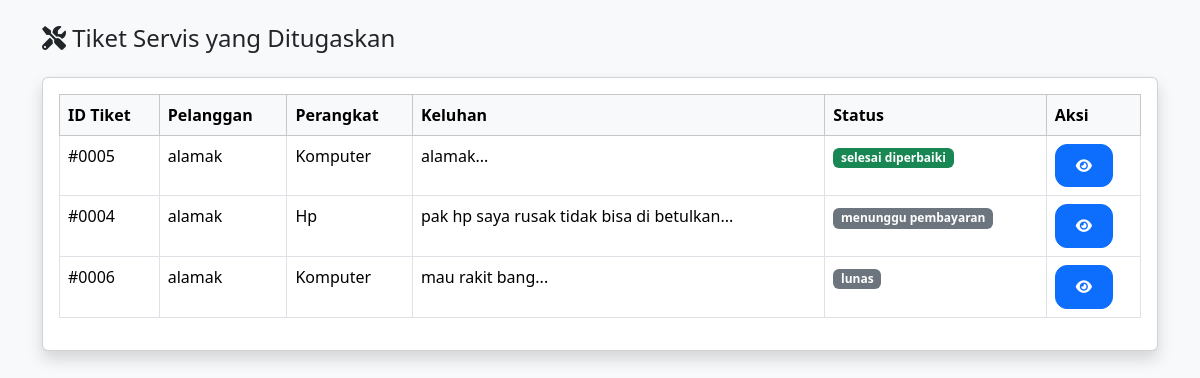
/teknisi/dashboard.php (signed in), run on an earlier commit of the app's database.
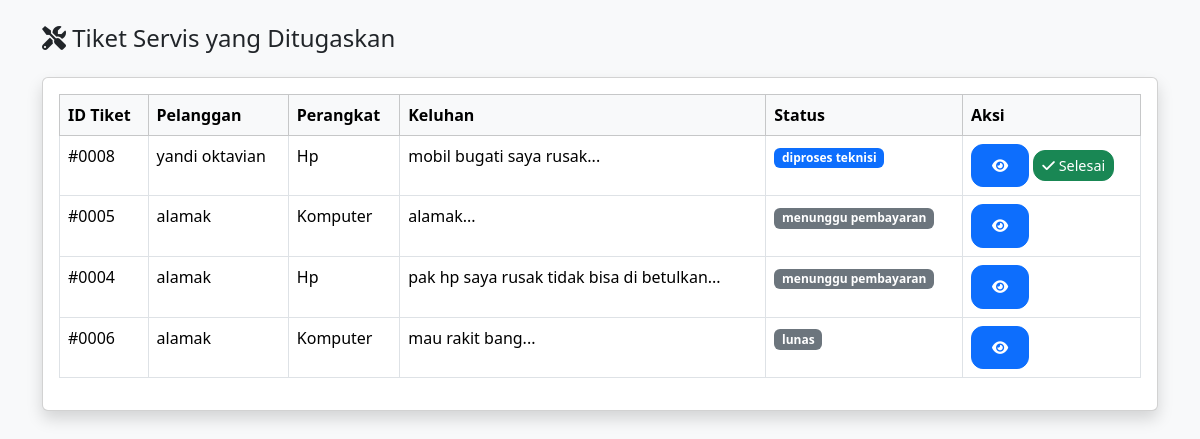
And on a later commit of the database.
### tables this page shows
CREATE TABLE `tiket_servis` (
  `id` int NOT NULL,
  `user_id` int NOT NULL,
  `device_type` enum('hp','laptop','komputer') NOT NULL,
  `keluhan` text NOT NULL,
  `status` enum('pending','dikonfirmasi_admin','diproses_teknisi','selesai_diperbaiki','menunggu_pembayaran','lunas','servis_dibatalkan') DEFAULT 'pending',
  `biaya_servis` decimal(10,2) DEFAULT '0.00',
  `keterangan_teknisi` text,
  `bukti_pembayaran` varchar(255) DEFAULT NULL,
  `tanggal_dibuat` datetime DEFAULT CURRENT_TIMESTAMP,
  `tanggal_selesai` datetime DEFAULT NULL,
  `teknisi_id` int DEFAULT NULL,
  `keterangan_admin` varchar(225) DEFAULT NULL
);

CREATE TABLE `users` (
  `id` int NOT NULL,
  `username` varchar(50) NOT NULL,
  `password` varchar(50) NOT NULL,
  `nama` varchar(100) NOT NULL,
  `no_hp` varchar(20) NOT NULL,
  `role` enum('admin','teknisi','pelanggan') NOT NULL
);

### teknisi/dashboard.php (the view, shortened to what this page needs)
<?php
require '../config/koneksi.php';
$teknisi_id = $_SESSION['user_id'];
$tiket = $koneksi->query("SELECT t.*, u.nama as nama_pelanggan
                         FROM tiket_servis t
                         JOIN users u ON t.user_id = u.id
                         WHERE t.teknisi_id='$teknisi_id'
                         ORDER BY FIELD(t.status, 'diproses_teknisi', 'selesai_diperbaiki', 'menunggu_pembayaran', 'lunas'),
                         t.tanggal_dibuat DESC");
?>
<!DOCTYPE html>
<html lang="en">
<head>
    <link href="../../assets/css/bootstrap.min.css" rel="stylesheet">
    <link rel="stylesheet" href="https://cdnjs.cloudflare.com/ajax/libs/font-awesome/6.0.0/css/all.min.css">
</head>
<body>
    <div class="container mt-4">
        <h4 class="mb-4"><i class="fas fa-tools"></i> Tiket Servis yang Ditugaskan</h4>
        <div class="card shadow">
            <div class="card-body">
                <div class="table-responsive">
                    <table class="table table-bordered table-hover">
                        <thead class="table-light">
                            <tr>
                                <th>ID Tiket</th>
                                <th>Pelanggan</th>
                                <th>Perangkat</th>
                                <th>Keluhan</th>
                                <th>Status</th>
                                <th>Aksi</th>
                            </tr>
                        </thead>
                        <tbody>
                            <?php while ($row = $tiket->fetch_assoc()): ?>
                            <tr>
                                <td>#<?= str_pad($row['id'], 4, '0', STR_PAD_LEFT) ?></td>
                                <td><?= $row['nama_pelanggan'] ?></td>
                                <td><?= ucfirst($row['device_type']) ?></td>
                                <td><?= substr($row['keluhan'], 0, 50) ?>...</td>
                                <td>
                                    <span class="badge bg-<?=
                                        $row['status'] == 'diproses_teknisi' ? 'primary' :
                                        ($row['status'] == 'selesai_diperbaiki' ? 'success' : 'secondary')
                                    ?>">
                                        <?= str_replace('_', ' ', $row['status']) ?>
                                    </span>
                                </td>
                                <td>
                                    <a href="detail_tiket.php?id=<?= $row['id'] ?>" class="btn btn-sm btn-primary">
                                        <i class="fas fa-eye"></i>
                                    </a>
                                    <?php if ($row['status'] == 'diproses_teknisi'): ?>
                                        <button class="btn btn-sm btn-success" data-bs-toggle="modal"
                                                data-bs-target="#selesaiModal<?= $row['id'] ?>">
                                            <i class="fas fa-check"></i> Selesai
                                        </button>
                                    <?php endif; ?>
                                </td>
                            </tr>
                            <?php endwhile; ?>
                        </tbody>
                    </table>
                </div>
            </div>
        </div>
    </div>
</body>
</html>

### teknisi/dashboard.php (style rules this page uses)
body { background-color: #f8f9fa; font-family: 'Segoe UI', sans-serif; }
:root { --sidebar-width: 250px; --topbar-height: 56px; --primary-color: #4e73df; --secondary-color: #f8f9fc; }
.btn-primary { background-color: #0d6efd; border-color: #0d6efd; border-radius: 12px; font-weight: 600; padding: 10px 20px; }
.btn-sm { border-radius: 12px; font-size: 0.9rem; }

What changed in the data, as far as the page shows it:
added tiket_servis: id "0008", user.nama "yandi oktavian", device_type "Hp", keluhan "mobil bugati saya rusak", status "diproses teknisi"
changed tiket_servis "0005": status "selesai diperbaiki" → "menunggu pembayaran"
